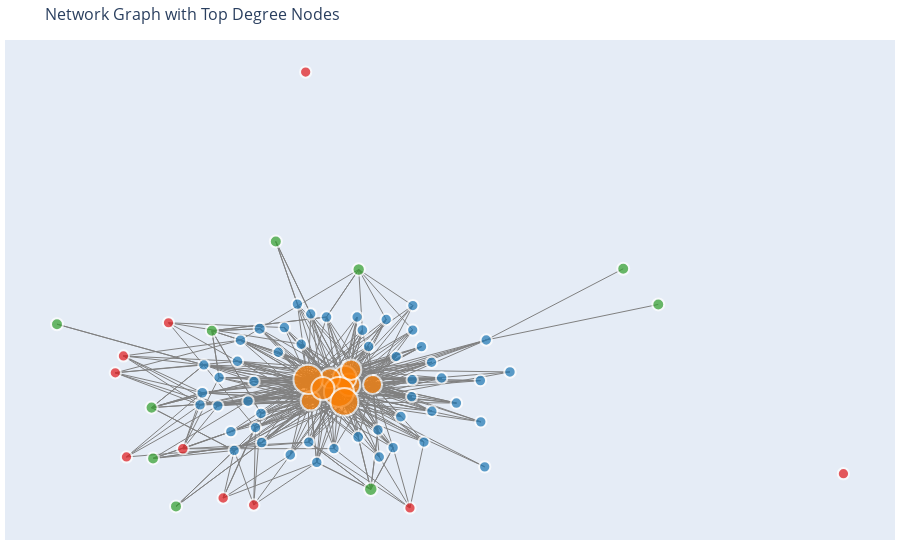

This figure's notebook cell:
### Code cell
layout = subgraph.layout('fr')  

# Extract node positions
pos = layout.coords
x_nodes = [p[0] for p in pos] 
y_nodes = [p[1] for p in pos]  

# Node trace
node_trace = go.Scatter(
    x=x_nodes, y=y_nodes,
    mode='markers',
    marker=dict(
        size=subgraph.vs['size'],  
        color=subgraph.vs['color'],  
        line_width=2
    ),
    text=subgraph.vs['label'],  
    hoverinfo='text'
)


# Edge trace
x_edges = []
y_edges = []
for edge in subgraph.es:
    x_edges.extend([pos[edge.source][0], pos[edge.target][0], None])
    y_edges.extend([pos[edge.source][1], pos[edge.target][1], None])

edge_trace = go.Scatter(
    x=x_edges, y=y_edges,
    line=dict(width=1, color='grey'),
    hoverinfo='none',
    mode='lines')

# Create the figure
fig = go.Figure(data=[edge_trace, node_trace],
                layout=go.Layout(
                    title='Network Graph with Top Degree Nodes',
                    titlefont_size=16,
                    showlegend=False,
                    hovermode='closest',
                    margin=dict(b=20, l=5, r=5, t=40),
                    xaxis=dict(showgrid=False, zeroline=False, showticklabels=False),
                    yaxis=dict(showgrid=False, zeroline=False, showticklabels=False))
                )

fig.show()

### Figure 1 — Plotly figure (JSON) as saved in the notebook; plotly's stock layout.template omitted (floating-point values rounded to 4 significant figures; data arrays with more than 128 entries replaced by an {"elided": "..."} marker saying what was removed)
{"data": [{"hoverinfo": "none", "line": {"color": "grey", "width": 1}, "mode": "lines", "type": "scatter", "x": {"elided": "1242 float values"}, "y": {"elided": "1242 float values"}}, {"hoverinfo": "text", "marker": {"color": ["#e31a1c", "#1f78b4", "#1f78b4", "#1f78b4", "#1f78b4", "#1f78b4", "#1f78b4", "#1f78b4", "#1f78b4", "#33a02c", "#ff7f00", "#1f78b4", "#ff7f00", "#ff7f00", "#1f78b4", "#33a02c", "#1f78b4", "#1f78b4", "#1f78b4", "#1f78b4", "#1f78b4", "#e31a1c", "#1f78b4", "#1f78b4", "#ff7f00", "#1f78b4", "#33a02c", "#1f78b4", "#1f78b4", "#1f78b4", "#e31a1c", "#33a02c", "#1f78b4", "#1f78b4", "#1f78b4", "#ff7f00", "#e31a1c", "#1f78b4", "#1f78b4", "#e31a1c", "#1f78b4", "#33a02c", "#1f78b4", "#1f78b4", "#1f78b4", "#1f78b4", "#ff7f00", "#1f78b4", "#1f78b4", "#1f78b4", "#e31a1c", "#e31a1c", "#e31a1c", "#e31a1c", "#1f78b4", "#1f78b4", "#1f78b4", "#33a02c", "#1f78b4", "#1f78b4", "#1f78b4", "#1f78b4", "#ff7f00", "#ff7f00", "#1f78b4", "#1f78b4", "#33a02c", "#1f78b4", "#1f78b4", "#1f78b4", "#1f78b4", "#1f78b4", "#e31a1c", "#ff7f00", "#33a02c", "#ff7f00", "#33a02c", "#1f78b4", "#1f78b4", "#33a02c"], "line": {"width": 2}, "size": [11.29, 11.36, 11.51, 11.42, 11.39, 11.56, 11.23, 12.11, 11.61, 11.92, 19.74, 11.61, 22.53, 23.64, 11.53, 12.13, 11.38, 11.24, 11.37, 11.44, 11.39, 11.45, 11.29, 11.32, 20.12, 11.65, 11.92, 11.39, 11.24, 11.38, 11.45, 12.06, 11.32, 11.44, 11.41, 19.06, 11.3, 11.26, 11.34, 11.29, 11.29, 13.44, 11.28, 11.59, 11.37, 11.39, 29.3, 11.41, 11.43, 11.49, 11.24, 11.29, 11.2, 11.24, 11.31, 11.48, 11.28, 12.37, 11.25, 11.28, 11.37, 11.26, 30, 23.2, 11.39, 11.24, 12.04, 11.39, 11.73, 11.43, 11.48, 11.29, 11.6, 27.91, 12.02, 20.38, 12.01, 11.67, 11.26, 11.86]}, "mode": "markers", "text": ["Roberto Orci", "Ben Kingsley", "Woody Harrelson", "Julianne Moore", "David Koechner", "Justin Long", "Stephen Root", "Bruce Willis", "Nicolas Cage", "Jason Friedberg", "Walt Disney Pictures", "Robert De Niro", "Relativity Media", "Paramount", "Bill Nighy", "Robert Rodriguez", "Elizabeth Banks", "Steve Buscemi", "Ciarán Hinds", "Michael Shannon", "Ralph Fiennes", "Terry Rossio", "Natalie Portman", "Mark Ruffalo", "StudioCanal", "John Hurt", "Aaron Seltzer", "Ewan McGregor", "Nicole Kidman", "Brendan Gleeson", "Ted Elliott", "Adam McKay", "Ethan Hawke", "Matt Damon", "Tom Wilkinson", "DreamWorks Pictures", "Jack Kirby", "John Cleese", "Ray Liotta", "Cinco Paul", "Shia LaBeouf", "Woody Allen", "Paul Giamatti", "Samuel L. Jackson", "Owen Wilson", "Willem Dafoe", "Universal Pictures", "Scarlett Johansson", "James Franco", "Jim Broadbent", "Stephen McFeely", "Ken Daurio", "Steve Kloves", "Christopher Markus", "Susan Sarandon", "Richard Jenkins", "Terry Crews", "Luc Besson", "Jason Statham", "Jane Lynch", "Rosario Dawson", "Rachel Weisz", "Warner Bros. Pictures", "20th Century Fox", "Anna Faris", "The Rock", "Peter Jackson", "John Goodman", "Colin Farrell", "Gerard Butler", "Liam Neeson", "Bradley Cooper", "Stan Lee", "Columbia Pictures", "Jake Kasdan", "New Line Cinema", "Tyler Perry", "Morgan Freeman", "Keith David", "Judd Apatow"], "type": "scatter", "x": [1.383, -1.695, 2.984, 1.89, -1.117, -0.9928, 1.163, -1.025, -1.004, 4.799, -0.2099, 0.0457, 0.4063, 0.338, -0.5347, -1.791, 0.1653, 1.607, 1.419, 2.127, -0.6285, -1.12, -1.981, 2.517, 0.1031, 1.237, 5.361, 1.112, 1.41, -0.3596, -1.61, -2.757, 2.58, 0.7202, -0.1101, 0.7833, -3.159, -1.092, 1.003, -0.2883, 0.8919, 0.7548, 1.729, -1.944, 0.8704, -1.675, -0.2492, -0.2379, -1.486, -1.381, -3.338, 8.327, -2.486, -3.208, -0.4207, -1.211, 1.734, 0.5614, 1.429, -1.433, -0.7265, -0.2071, 0.2445, -0.01194, 2.605, -1.919, -0.7665, 1.567, 0.5528, 2.511, -1.332, 0.5355, -2.256, 0.3323, -2.366, 0.44, -4.272, 0.6207, 1.427, -2.733], "y": [-3.529, -0.7136, 0.2215, 0.05342, -0.04092, -1.726, 0.6468, 1.413, -0.9236, 3.067, -0.5729, 1.736, -0.134, 0.06344, -2.066, 1.357, -1.893, -1.712, 0.00783, -0.6366, 1.445, -3.447, -0.6867, -1.154, 0.04795, -1.011, 2.083, -1.866, -0.4609, 0.9842, -3.254, -0.7621, -2.395, 0.924, -2.273, -0.1262, -2.123, -1.313, 1.668, 8.491, -2.124, -3.015, 0.4873, -0.3522, -1.379, 0.0673, 0.01425, -1.715, -1.424, 0.5163, 0.1975, -2.585, 1.577, 0.662, 2.092, -0.5837, -0.8623, 3.046, 2.053, -1.944, 0.7647, 1.82, -0.3294, -0.2369, 1.102, 0.4143, 3.818, 0.9193, -1.572, -0.01673, 1.098, 1.737, -1.897, -0.6041, -3.487, 0.2832, 1.538, 1.373, 1.377, -2.164]}], "layout": {"hovermode": "closest", "margin": {"b": 20, "l": 5, "r": 5, "t": 40}, "showlegend": false, "title": {"font": {"size": 16}, "text": "Network Graph with Top Degree Nodes"}, "xaxis": {"showgrid": false, "showticklabels": false, "zeroline": false}, "yaxis": {"showgrid": false, "showticklabels": false, "zeroline": false}}}
